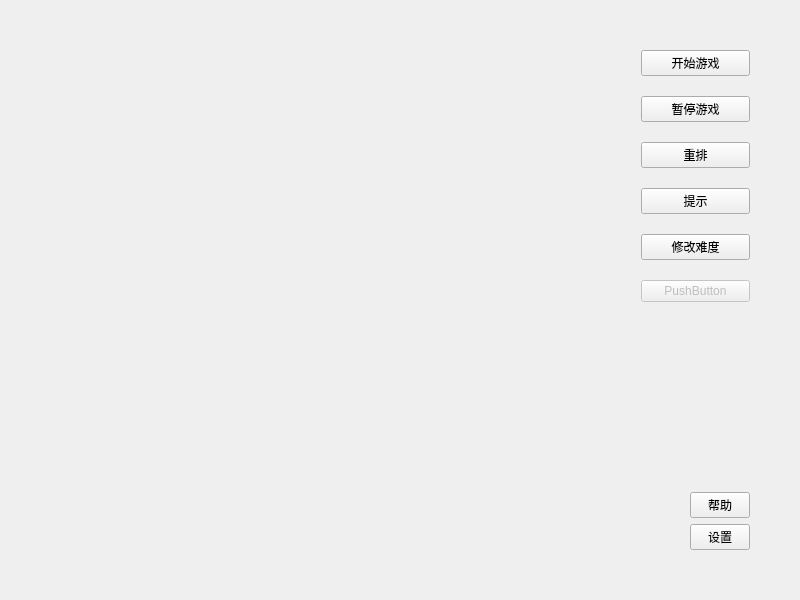
<?xml version="1.0" encoding="UTF-8"?>
<ui version="4.0">
 <class>GameWidgetClass</class>
 <widget class="QMainWindow" name="GameWidgetClass">
  <property name="geometry">
   <rect>
    <x>0</x>
    <y>0</y>
    <width>800</width>
    <height>600</height>
   </rect>
  </property>
  <property name="windowTitle">
   <string>GameWidget</string>
  </property>
  <property name="windowIcon">
   <iconset resource="QtMatchingGame.qrc">
    <normaloff>:/QtMatchingGame/res/LLK.ico</normaloff>:/QtMatchingGame/res/LLK.ico</iconset>
  </property>
  <property name="styleSheet">
   <string notr="true">#centralWidget{
border-image: url(:/QtMatchingGame/res/fruit_bg.bmp);
}</string>
  </property>
  <widget class="QWidget" name="centralWidget">
   <layout class="QGridLayout" name="gridLayout" columnstretch="20,1,1">
    <property name="leftMargin">
     <number>50</number>
    </property>
    <property name="topMargin">
     <number>50</number>
    </property>
    <property name="rightMargin">
     <number>50</number>
    </property>
    <property name="bottomMargin">
     <number>50</number>
    </property>
    <property name="spacing">
     <number>20</number>
    </property>
    <item row="5" column="1" colspan="2">
     <spacer name="verticalSpacer">
      <property name="orientation">
       <enum>Qt::Vertical</enum>
      </property>
      <property name="sizeHint" stdset="0">
       <size>
        <width>20</width>
        <height>40</height>
       </size>
      </property>
     </spacer>
    </item>
    <item row="7" column="2">
     <layout class="QVBoxLayout" name="verticalLayout_2">
      <item>
       <widget class="QPushButton" name="pushButton_2">
        <property name="minimumSize">
         <size>
          <width>60</width>
          <height>0</height>
         </size>
        </property>
        <property name="text">
         <string>帮助</string>
        </property>
       </widget>
      </item>
      <item>
       <widget class="QPushButton" name="pushButton">
        <property name="minimumSize">
         <size>
          <width>60</width>
          <height>0</height>
         </size>
        </property>
        <property name="text">
         <string>设置</string>
        </property>
       </widget>
      </item>
     </layout>
    </item>
    <item row="7" column="1">
     <spacer name="horizontalSpacer_2">
      <property name="orientation">
       <enum>Qt::Horizontal</enum>
      </property>
      <property name="sizeHint" stdset="0">
       <size>
        <width>40</width>
        <height>20</height>
       </size>
      </property>
     </spacer>
    </item>
    <item row="1" column="1" colspan="2">
     <layout class="QVBoxLayout" name="mainButtonLayout">
      <property name="spacing">
       <number>20</number>
      </property>
      <item>
       <widget class="QPushButton" name="startBtn">
        <property name="sizePolicy">
         <sizepolicy hsizetype="Minimum" vsizetype="Preferred">
          <horstretch>0</horstretch>
          <verstretch>0</verstretch>
         </sizepolicy>
        </property>
        <property name="minimumSize">
         <size>
          <width>60</width>
          <height>0</height>
         </size>
        </property>
        <property name="baseSize">
         <size>
          <width>80</width>
          <height>60</height>
         </size>
        </property>
        <property name="text">
         <string>开始游戏</string>
        </property>
       </widget>
      </item>
      <item>
       <widget class="QPushButton" name="pauseBtn">
        <property name="sizePolicy">
         <sizepolicy hsizetype="Minimum" vsizetype="Preferred">
          <horstretch>0</horstretch>
          <verstretch>0</verstretch>
         </sizepolicy>
        </property>
        <property name="minimumSize">
         <size>
          <width>60</width>
          <height>0</height>
         </size>
        </property>
        <property name="baseSize">
         <size>
          <width>80</width>
          <height>60</height>
         </size>
        </property>
        <property name="text">
         <string>暂停游戏</string>
        </property>
       </widget>
      </item>
      <item>
       <widget class="QPushButton" name="shuffleBtn">
        <property name="sizePolicy">
         <sizepolicy hsizetype="Minimum" vsizetype="Preferred">
          <horstretch>0</horstretch>
          <verstretch>0</verstretch>
         </sizepolicy>
        </property>
        <property name="minimumSize">
         <size>
          <width>60</width>
          <height>0</height>
         </size>
        </property>
        <property name="baseSize">
         <size>
          <width>80</width>
          <height>60</height>
         </size>
        </property>
        <property name="text">
         <string>重排</string>
        </property>
       </widget>
      </item>
      <item>
       <widget class="QPushButton" name="hintBtn">
        <property name="sizePolicy">
         <sizepolicy hsizetype="Minimum" vsizetype="Preferred">
          <horstretch>0</horstretch>
          <verstretch>0</verstretch>
         </sizepolicy>
        </property>
        <property name="minimumSize">
         <size>
          <width>60</width>
          <height>0</height>
         </size>
        </property>
        <property name="baseSize">
         <size>
          <width>80</width>
          <height>60</height>
         </size>
        </property>
        <property name="text">
         <string>提示</string>
        </property>
       </widget>
      </item>
      <item>
       <widget class="QPushButton" name="levelBtn">
        <property name="sizePolicy">
         <sizepolicy hsizetype="Minimum" vsizetype="Preferred">
          <horstretch>0</horstretch>
          <verstretch>0</verstretch>
         </sizepolicy>
        </property>
        <property name="minimumSize">
         <size>
          <width>60</width>
          <height>0</height>
         </size>
        </property>
        <property name="baseSize">
         <size>
          <width>80</width>
          <height>60</height>
         </size>
        </property>
        <property name="text">
         <string>修改难度</string>
        </property>
       </widget>
      </item>
      <item>
       <widget class="QPushButton" name="diyButton_1">
        <property name="enabled">
         <bool>false</bool>
        </property>
        <property name="sizePolicy">
         <sizepolicy hsizetype="Minimum" vsizetype="Preferred">
          <horstretch>0</horstretch>
          <verstretch>0</verstretch>
         </sizepolicy>
        </property>
        <property name="minimumSize">
         <size>
          <width>60</width>
          <height>0</height>
         </size>
        </property>
        <property name="text">
         <string>PushButton</string>
        </property>
       </widget>
      </item>
     </layout>
    </item>
    <item row="7" column="0">
     <spacer name="verticalSpacer_2">
      <property name="orientation">
       <enum>Qt::Vertical</enum>
      </property>
      <property name="sizeHint" stdset="0">
       <size>
        <width>20</width>
        <height>40</height>
       </size>
      </property>
     </spacer>
    </item>
    <item row="1" column="0" rowspan="6">
     <widget class="QWidget" name="showWidget" native="true"/>
    </item>
    <item row="6" column="2">
     <spacer name="verticalSpacer_3">
      <property name="orientation">
       <enum>Qt::Vertical</enum>
      </property>
      <property name="sizeHint" stdset="0">
       <size>
        <width>20</width>
        <height>40</height>
       </size>
      </property>
     </spacer>
    </item>
   </layout>
  </widget>
 </widget>
 <layoutdefault spacing="6" margin="11"/>
 <resources>
  <include location="QtMatchingGame.qrc"/>
 </resources>
 <connections/>
</ui>
